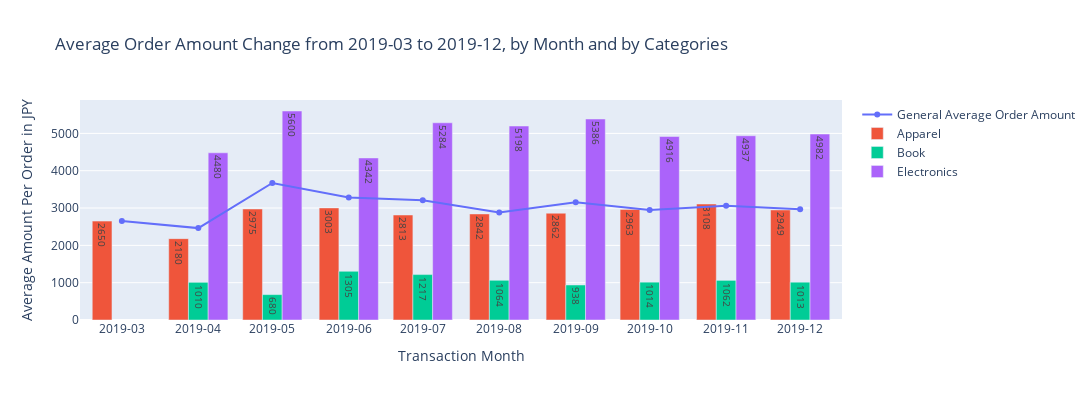

Here is the notebook cell this chart was saved with:
### Code cell
fig = go.Figure()

fig.add_trace(go.Scatter(x=fd['month'], 
                         y=fd['average_amount'], 
                         name='General Average Order Amount',
                         mode='lines+markers',))

month = ['2019-01', '2019-02', '2019-03', '2019-04', '2019-05', '2019-06', '2019-07', '2019-08', '2019-09', '2019-10', '2019-11', '2019-12']

fig.add_trace(go.Bar(name='Apparel', 
                     x=df.query('category_name == "Apparel"')['month'], 
                     y=df.query('category_name == "Apparel"')['average_amount'], 
                     text=df.query('category_name == "Apparel"')['average_amount'],
                     textposition='auto'))
fig.add_trace(go.Bar(name='Book', 
                     x=df.query('category_name == "Book"')['month'], 
                     y=df.query('category_name == "Book"')['average_amount'],
                     text=df.query('category_name == "Book"')['average_amount'],
                     textposition='auto'))
fig.add_trace(go.Bar(name='Electronics', 
                     x=df.query('category_name == "Electronics"')['month'], 
                     y=df.query('category_name == "Electronics"')['average_amount'],
                     text=df.query('category_name == "Electronics"')['average_amount'],
                     textposition='auto'))


# 柱状图模式需要设置：4选1
fig.update_layout(barmode='group') 

fig.update_xaxes(title_text='Transaction Month')
# fig.update_xaxes(
#     dtick="M1",
#     tickformat="%b\n%Y")
fig.update_yaxes(title_text='Average Amount Per Order in JPY')
fig.update_layout(height=400, width=1100,
    title="Average Order Amount Change from 2019-03 to 2019-12, by Month and by Categories")
fig.update_layout(xaxis=dict(
                    tickmode = 'array',
                    tickvals = df['month'],
                    ticktext = df['month']))

fig.show()
# pio.write_image(fig, '/Users/zhuoqi/Desktop/fig2.png')

### Figure 1 — Plotly figure (JSON) as saved in the notebook; plotly's stock layout.template omitted (floating-point values rounded to 4 significant figures)
{"data": [{"mode": "lines+markers", "name": "General Average Order Amount", "type": "scatter", "x": ["2019-03", "2019-04", "2019-05", "2019-06", "2019-07", "2019-08", "2019-09", "2019-10", "2019-11", "2019-12"], "y": [2650, 2462, 3672, 3280, 3209, 2879, 3155, 2950, 3058, 2965]}, {"name": "Apparel", "text": [2650, 2180, 2975, 3003, 2813, 2842, 2862, 2963, 3108, 2949], "textposition": "auto", "type": "bar", "x": ["2019-03", "2019-04", "2019-05", "2019-06", "2019-07", "2019-08", "2019-09", "2019-10", "2019-11", "2019-12"], "y": [2650, 2180, 2975, 3003, 2813, 2842, 2862, 2963, 3108, 2949]}, {"name": "Book", "text": [1010, 680, 1305, 1217, 1064, 938, 1014, 1062, 1013], "textposition": "auto", "type": "bar", "x": ["2019-04", "2019-05", "2019-06", "2019-07", "2019-08", "2019-09", "2019-10", "2019-11", "2019-12"], "y": [1010, 680, 1305, 1217, 1064, 938, 1014, 1062, 1013]}, {"name": "Electronics", "text": [4480, 5600, 4342, 5284, 5198, 5386, 4916, 4937, 4982], "textposition": "auto", "type": "bar", "x": ["2019-04", "2019-05", "2019-06", "2019-07", "2019-08", "2019-09", "2019-10", "2019-11", "2019-12"], "y": [4480, 5600, 4342, 5284, 5198, 5386, 4916, 4937, 4982]}], "layout": {"barmode": "group", "height": 400, "title": {"text": "Average Order Amount Change from 2019-03 to 2019-12, by Month and by Categories"}, "width": 1100, "xaxis": {"autorange": true, "range": ["2019-02-12 00:31:12.1282", "2019-12-17 23:28:47.8718"], "tickmode": "array", "ticktext": ["2019-03", "2019-04", "2019-04", "2019-04", "2019-05", "2019-05", "2019-05", "2019-06", "2019-06", "2019-06", "2019-07", "2019-07", "2019-07", "2019-08", "2019-08", "2019-08", "2019-09", "2019-09", "2019-09", "2019-10", "2019-10", "2019-10", "2019-11", "2019-11", "2019-11", "2019-12", "2019-12", "2019-12"], "tickvals": ["2019-03", "2019-04", "2019-04", "2019-04", "2019-05", "2019-05", "2019-05", "2019-06", "2019-06", "2019-06", "2019-07", "2019-07", "2019-07", "2019-08", "2019-08", "2019-08", "2019-09", "2019-09", "2019-09", "2019-10", "2019-10", "2019-10", "2019-11", "2019-11", "2019-11", "2019-12", "2019-12", "2019-12"], "title": {"text": "Transaction Month"}, "type": "date"}, "yaxis": {"autorange": true, "range": [0, 5895.0], "title": {"text": "Average Amount Per Order in JPY"}, "type": "linear"}}}
